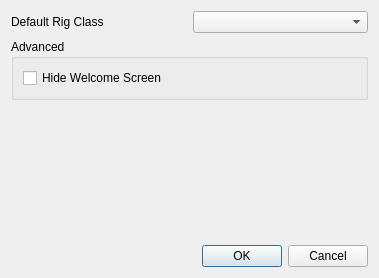
<?xml version="1.0" encoding="UTF-8"?>
<ui version="4.0">
 <class>Dialog</class>
 <widget class="QDialog" name="Dialog">
  <property name="geometry">
   <rect>
    <x>0</x>
    <y>0</y>
    <width>379</width>
    <height>278</height>
   </rect>
  </property>
  <property name="windowTitle">
   <string>OMTK - Preferences</string>
  </property>
  <layout class="QVBoxLayout" name="verticalLayout_2">
   <item>
    <layout class="QGridLayout" name="gridLayout">
     <item row="0" column="0">
      <widget class="QLabel" name="label">
       <property name="text">
        <string>Default Rig Class</string>
       </property>
      </widget>
     </item>
     <item row="0" column="1">
      <widget class="QComboBox" name="comboBox"/>
     </item>
    </layout>
   </item>
   <item>
    <widget class="QGroupBox" name="groupBox">
     <property name="title">
      <string>Advanced</string>
     </property>
     <layout class="QVBoxLayout" name="verticalLayout">
      <item>
       <widget class="QCheckBox" name="checkBox">
        <property name="text">
         <string>Hide Welcome Screen</string>
        </property>
       </widget>
      </item>
     </layout>
     <zorder>checkBox</zorder>
     <zorder>checkBox</zorder>
    </widget>
   </item>
   <item>
    <spacer name="verticalSpacer">
     <property name="orientation">
      <enum>Qt::Vertical</enum>
     </property>
     <property name="sizeHint" stdset="0">
      <size>
       <width>20</width>
       <height>40</height>
      </size>
     </property>
    </spacer>
   </item>
   <item>
    <widget class="QDialogButtonBox" name="buttonBox">
     <property name="orientation">
      <enum>Qt::Horizontal</enum>
     </property>
     <property name="standardButtons">
      <set>QDialogButtonBox::Cancel|QDialogButtonBox::Ok</set>
     </property>
    </widget>
   </item>
  </layout>
 </widget>
 <resources/>
 <connections>
  <connection>
   <sender>buttonBox</sender>
   <signal>accepted()</signal>
   <receiver>Dialog</receiver>
   <slot>accept()</slot>
   <hints>
    <hint type="sourcelabel">
     <x>248</x>
     <y>254</y>
    </hint>
    <hint type="destinationlabel">
     <x>157</x>
     <y>274</y>
    </hint>
   </hints>
  </connection>
  <connection>
   <sender>buttonBox</sender>
   <signal>rejected()</signal>
   <receiver>Dialog</receiver>
   <slot>reject()</slot>
   <hints>
    <hint type="sourcelabel">
     <x>316</x>
     <y>260</y>
    </hint>
    <hint type="destinationlabel">
     <x>286</x>
     <y>274</y>
    </hint>
   </hints>
  </connection>
 </connections>
</ui>
